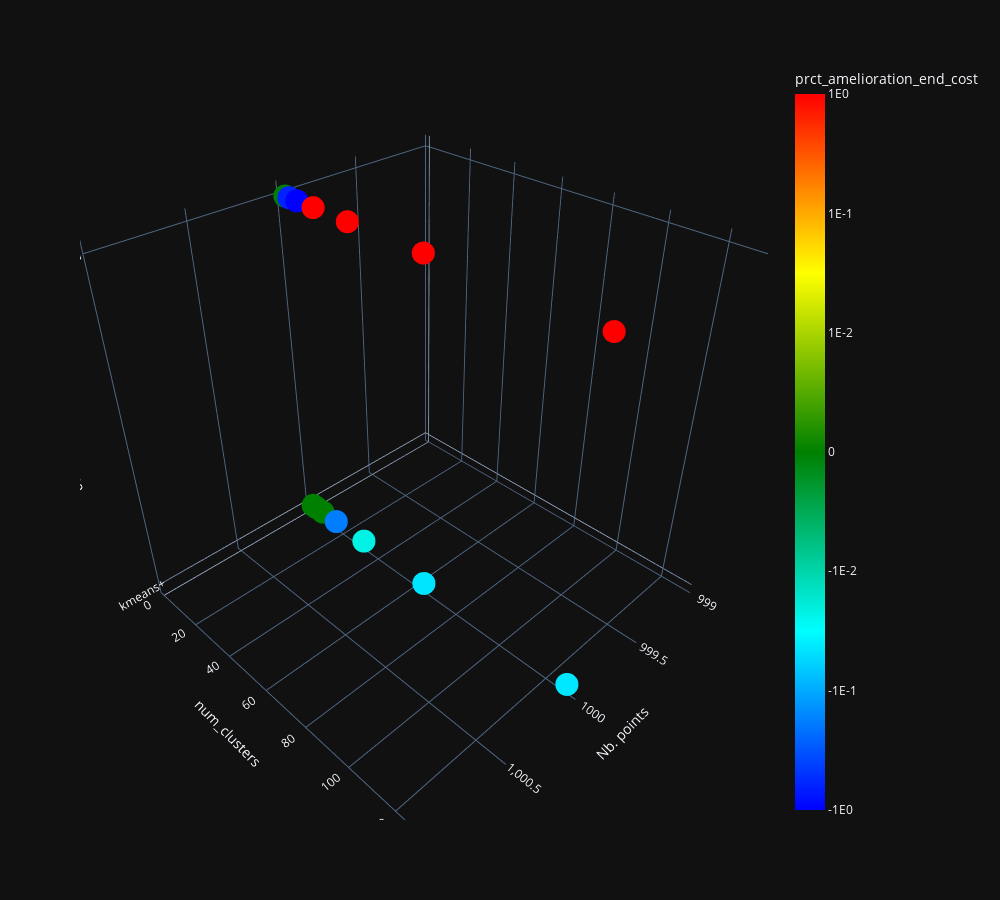

Here is the notebook cell this chart was saved with:
### Code cell
df = df_compil.query(QUERY)
df = df.copy().reset_index()
ticks_pow = [-2,-1,0]
max_val = max(abs(x) for x in ticks_pow)
delta_zero = 0.001+1
logscale = lambda x:  np.sign(x) * (1-min(ticks_pow)+np.clip(np.log10(np.abs(x+1e-16)),min(ticks_pow)-delta_zero,np.inf))
fig = px.scatter_3d(df,x="Nb. points",y="num_clusters",z="init_type",color=logscale(df[COLUMN]),
                    hover_data=["Nb. points","num_clusters","init_type","algorithm",COLUMN],
                    color_continuous_scale=["red","yellow","green","cyan","blue"][::-1],
                    range_color=[-max_val-delta_zero,max_val+delta_zero],
                    template="plotly_dark",width=1000,height=900)
def build(f):
    ticks_pos = [f(1,p) for p in ticks_pow]
    ticks_neg = [f(-1,p) for p in ticks_pow[::-1]]
    return [*ticks_neg,logscale(0),*ticks_pos]
def func(sign,p):
    real_value = sign*10**p
    return logscale(real_value)
Lp = build(func)
Lannot = build(lambda sign,p: "1E"+str(p) if sign > 0 else "-1E"+str(p))
fig.update_layout(coloraxis_colorbar=dict(
    title=COLUMN,
    tickvals=np.round(Lp,decimals=2),
    ticktext=Lannot,
))
fig.show()

### Figure 1 — Plotly figure (JSON) as saved in the notebook; plotly's stock layout.template omitted (floating-point values rounded to 4 significant figures)
{"data": [{"customdata": [["FI_CURR", 0], ["FI_CURR", 0], ["FI_CURR", 0], ["FI_CURR", -0.6339], ["FI_CURR", 0], ["FI_CURR", -1.14], ["FI_CURR", -0.1812], ["FI_CURR", 483.7], ["FI_CURR", -0.02216], ["FI_CURR", 1422.0], ["FI_CURR", -0.04529], ["FI_CURR", 395.2], ["FI_CURR", -0.04317], ["FI_CURR", 1489.0]], "hovertemplate": "Nb. points=%{x}<br>num_clusters=%{y}<br>init_type=%{z}<br>algorithm=%{customdata[0]}<br>prct_amelioration_end_cost=%{customdata[1]}<br>color=%{marker.color}<extra></extra>", "legendgroup": "", "marker": {"color": [0, 0, 0, -2.802, 0, -3.057, -2.258, 5.685, -1.346, 6.153, -1.656, 5.597, -1.635, 6.173], "coloraxis": "coloraxis", "symbol": "circle"}, "mode": "markers", "name": "", "scene": "scene", "showlegend": false, "type": "scatter3d", "x": [1000, 1000, 1000, 1000, 1000, 1000, 1000, 1000, 1000, 1000, 1000, 1000, 1000, 1000], "y": [2, 2, 4, 4, 8, 8, 16, 16, 32, 32, 64, 64, 128, 128], "z": ["kmeans+", "random", "kmeans+", "random", "kmeans+", "random", "kmeans+", "random", "kmeans+", "random", "kmeans+", "random", "kmeans+", "random"]}], "layout": {"coloraxis": {"cmax": 3.001, "cmin": -3.001, "colorbar": {"ticktext": ["-1E0", "-1E-1", "-1E-2", 0, "1E-2", "1E-1", "1E0"], "tickvals": [-3, -2, -1, 0, 1, 2, 3], "title": {"text": "prct_amelioration_end_cost"}}, "colorscale": [[0, "blue"], [0.25, "cyan"], [0.5, "green"], [0.75, "yellow"], [1, "red"]]}, "height": 900, "legend": {"tracegroupgap": 0}, "margin": {"t": 60}, "scene": {"domain": {"x": [0, 1], "y": [0, 1]}, "xaxis": {"title": {"text": "Nb. points"}}, "yaxis": {"title": {"text": "num_clusters"}}, "zaxis": {"title": {"text": "init_type"}}}, "width": 1000}}
